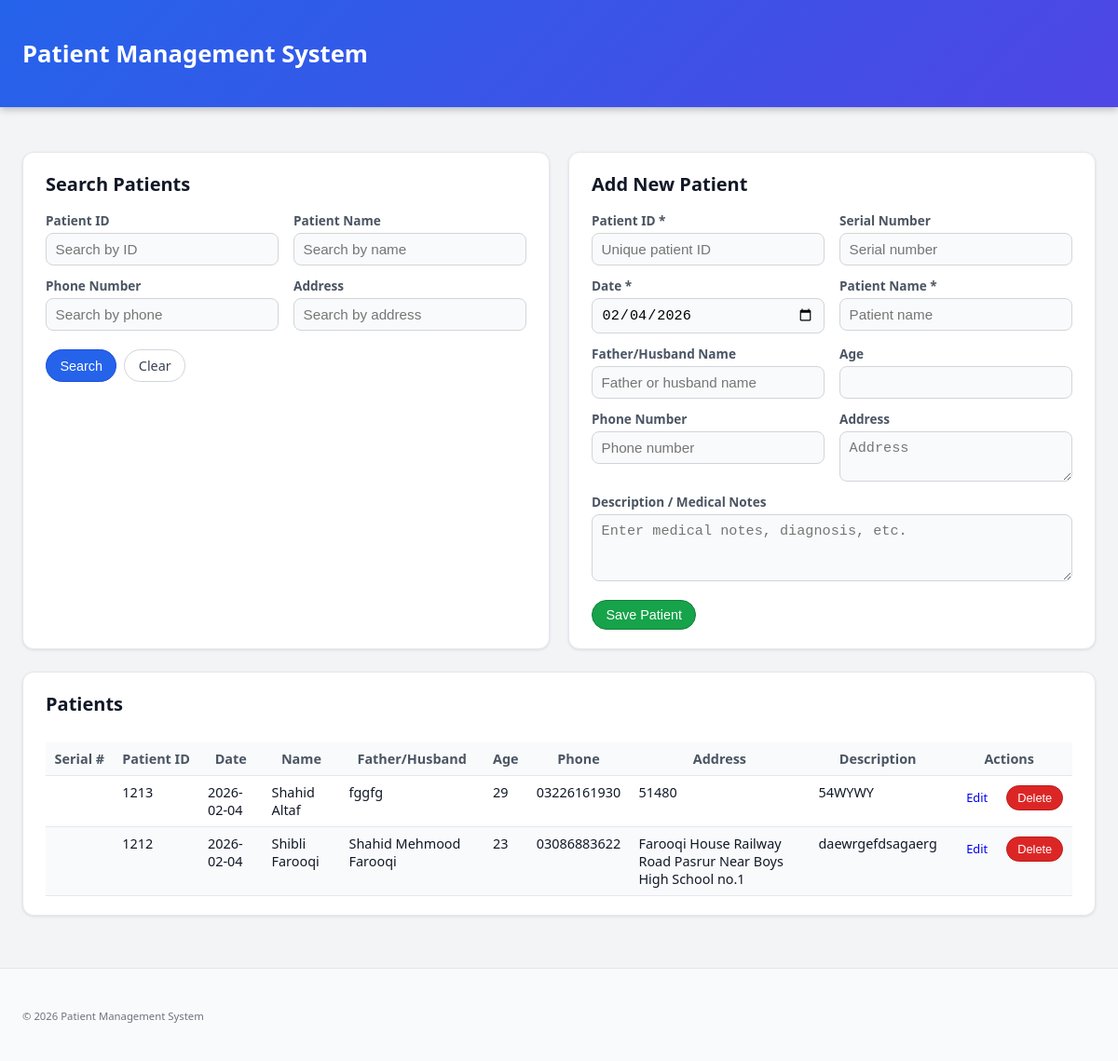
The page / on the database its author committed.
### tables this page shows
CREATE TABLE patients (
            id INTEGER PRIMARY KEY AUTOINCREMENT,
            patient_id TEXT NOT NULL UNIQUE,
            serial_number TEXT,
            visit_date TEXT,
            name TEXT NOT NULL,
            father_or_husband_name TEXT,
            age INTEGER,
            phone TEXT,
            address TEXT,
            description TEXT
        );

### app.py (the view)
@app.route("/", methods=["GET", "POST"])
def index():
    if request.method == "POST" and request.form.get("form_type") == "create":
        return handle_create_patient()
    query_params = {
        "patient_id": request.args.get("patient_id", "").strip(),
        "name": request.args.get("name", "").strip(),
        "phone": request.args.get("phone", "").strip(),
        "address": request.args.get("address", "").strip(),
    }
    conn = get_db_connection()
    cur = conn.cursor()
    sql = "SELECT * FROM patients WHERE 1=1"
    values = []
    if query_params["patient_id"]:
        sql += " AND patient_id LIKE ?"
        values.append(f"%{query_params['patient_id']}%")
    if query_params["name"]:
        sql += " AND name LIKE ?"
        values.append(f"%{query_params['name']}%")
    if query_params["phone"]:
        sql += " AND phone LIKE ?"
        values.append(f"%{query_params['phone']}%")
    if query_params["address"]:
        sql += " AND address LIKE ?"
        values.append(f"%{query_params['address']}%")
    sql += " ORDER BY id DESC"
    cur.execute(sql, values)
    patients = cur.fetchall()
    conn.close()
    return render_template(
        "index.html",
        patients=patients,
        search=query_params,
        today=datetime.today().strftime("%Y-%m-%d"),
    )

### app.py (called while the page is built)
def get_db_connection():
    conn = sqlite3.connect(DB_PATH)
    conn.row_factory = sqlite3.Row
    return conn

### templates/index.html (shortened to what this page needs)
{% extends "base.html" %}
{% block content %}
<section class="card-grid">
  <section class="card">
    <h2>Search Patients</h2>
    <form method="get" class="form-grid">
      <div class="form-field">
        <label for="patient_id">Patient ID</label>
        <input
          type="text"
          id="patient_id"
          name="patient_id"
          value="{{ search.patient_id }}"
          placeholder="Search by ID"
        />
      </div>
      <div class="form-field">
        <label for="name">Patient Name</label>
        <input
          type="text"
          id="name"
          name="name"
          value="{{ search.name }}"
          placeholder="Search by name"
        />
      </div>
      <div class="form-field">
        <label for="phone">Phone Number</label>
        <input
          type="text"
          id="phone"
          name="phone"
          value="{{ search.phone }}"
          placeholder="Search by phone"
        />
      </div>
      <div class="form-field">
        <label for="address">Address</label>
        <input
          type="text"
          id="address"
          name="address"
          value="{{ search.address }}"
          placeholder="Search by address"
        />
      </div>
      <div class="form-actions">
        <button type="submit" class="btn btn-primary">Search</button>
        <a href="{{ url_for('index') }}" class="btn btn-secondary">Clear</a>
      </div>
    </form>
  </section>
  <section class="card">
    <h2>Add New Patient</h2>
    <form method="post" class="form-grid">
      <div class="form-field">
        <label for="patient_id_create">Patient ID *</label>
        <input
          type="text"
          id="patient_id_create"
          name="patient_id"
          required
          placeholder="Unique patient ID"
        />
      </div>
      <div class="form-field">
        <label for="serial_number">Serial Number</label>
        <input
          type="text"
          id="serial_number"
          name="serial_number"
          placeholder="Serial number"
        />
      </div>
      <div class="form-field">
        <label for="visit_date">Date *</label>
        <input
          type="date"
          id="visit_date"
          name="visit_date"
          required
          value="{{ today }}"
        />
      </div>
      <div class="form-field">
        <label for="name_create">Patient Name *</label>
        <input
          type="text"
          id="name_create"
          name="name"
          required
          placeholder="Patient name"
        />
      </div>
      <div class="form-field">
        <label for="father_or_husband_name">Father/Husband Name</label>
        <input
          type="text"
          id="father_or_husband_name"
          name="father_or_husband_name"
          placeholder="Father or husband name"
        />
      </div>
      <div class="form-field">
        <label for="age">Age</label>
        <input type="number" id="age" name="age" min="0" max="150" />
      </div>
      <div class="form-field">
        <label for="phone_create">Phone Number</label>
        <input
          type="text"
          id="phone_create"
          name="phone"
          placeholder="Phone number"
        />
      </div>
      <div class="form-field">
        <label for="address_create">Address</label>
        <textarea
          id="address_create"
          name="address"
          rows="2"
          placeholder="Address"
        ></textarea>
      </div>
      <div class="form-field form-field-full">
        <label for="description">Description / Medical Notes</label>
        <textarea
          id="description"
          name="description"
          rows="3"
          placeholder="Enter medical notes, diagnosis, etc."
        ></textarea>
      </div>
      <div class="form-actions">
        <button type="submit" class="btn btn-success">Save Patient</button>
      </div>
    </form>
  </section>
</section>
<section class="card table-card">
  <h2>Patients</h2>
  {% if patients %}
  <div class="table-wrapper">
    <table class="data-table">
      <thead>
        <tr>
          <th>Serial #</th>
          <th>Patient ID</th>
          <th>Date</th>
          <th>Name</th>
          <th>Father/Husband</th>
          <th>Age</th>
          <th>Phone</th>
          <th>Address</th>
          <th>Description</th>
          <th>Actions</th>
        </tr>
      </thead>
      <tbody>
        {% for p in patients %}
        <tr>
          <td>{{ p.serial_number }}</td>
          <td>{{ p.patient_id }}</td>
          <td>{{ p.visit_date }}</td>
          <td>{{ p.name }}</td>
          <td>{{ p.father_or_husband_name }}</td>
          <td>{{ p.age }}</td>
          <td>{{ p.phone }}</td>
          <td>{{ p.address }}</td>
          <td class="description-cell">{{ p.description }}</td>
          <td class="actions-cell">
            <a
              href="{{ url_for('edit_patient', id=p.id) }}"
              class="btn btn-small"
              >Edit</a
            >
            <form
              method="post"
              action="{{ url_for('delete_patient', id=p.id) }}"
              onsubmit="return confirmDelete(this);"
              class="inline-form"
            >
              <button type="submit" class="btn btn-small btn-danger">
                Delete
              </button>
            </form>
          </td>
        </tr>
        {% endfor %}
      </tbody>
    </table>
  </div>
  {% else %}
  <p class="empty-state">No patients found. Try searching or add a new one.</p>
  {% endif %}
</section>
{% endblock %}

### templates/base.html (shortened to what this page needs)
<!DOCTYPE html>
<html lang="en">
  <head>
    <link
      rel="stylesheet"
      href="{{ url_for('static', filename='styles.css') }}"
    />
  </head>
  <body>
    <header class="app-header">
      <div class="container">
        <h1>Patient Management System</h1>
      </div>
    </header>
    <main class="container">
      {% block content %}{% endblock %}
    </main>
    <footer class="app-footer">
      <div class="container">
        <small>&copy; {{ 2026 }} Patient Management System</small>
      </div>
    </footer>
  </body>
  </html>

### static/styles.css (style rules this page uses)
*, *::before, *::after { box-sizing: border-box; }
body { margin: 0; font-family: system-ui, -apple-system, BlinkMacSystemFont, "Segoe UI", sans-serif; background: #f3f4f6; color: #111827; }
.container { width: 100%; max-width: 1200px; margin: 0 auto; padding: 1.5rem; }
.app-header { background: linear-gradient(135deg, #2563eb, #4f46e5); color: #fff; box-shadow: 0 2px 8px rgba(15, 23, 42, 0.3); }
.app-header h1 { margin: 0; padding: 1rem 0; font-size: 1.6rem; }
.app-footer { margin-top: 2rem; padding: 1rem 0; border-top: 1px solid #e5e7eb; color: #6b7280; font-size: 0.85rem; background: #f9fafb; }
.card-grid { display: grid; grid-template-columns: repeat(auto-fit, minmax(320px, 1fr)); gap: 1.25rem; margin-top: 1.5rem; }
.card { background: #ffffff; border-radius: 0.75rem; padding: 1.25rem 1.5rem; box-shadow: 0 1px 3px rgba(15, 23, 42, 0.1); border: 1px solid #e5e7eb; }
.card h2 { margin: 0 0 1rem; font-size: 1.25rem; color: #111827; }
.form-grid { display: grid; grid-template-columns: repeat(auto-fit, minmax(220px, 1fr)); gap: 0.75rem 1rem; }
.form-field { display: flex; flex-direction: column; gap: 0.25rem; }
.form-field-full { grid-column: 1 / -1; }
label { font-size: 0.85rem; font-weight: 600; color: #4b5563; }
input[type="text"], input[type="number"], input[type="date"], textarea { padding: 0.5rem 0.6rem; border-radius: 0.5rem; border: 1px solid #d1d5db; font-size: 0.95rem; transition: border-color 0.15s ease, box-shadow 0.15s ease; background: #f9fafb; }
textarea { resize: vertical; }
.form-actions { grid-column: 1 / -1; display: flex; gap: 0.5rem; margin-top: 0.5rem; }
.btn { display: inline-flex; align-items: center; justify-content: center; padding: 0.45rem 0.9rem; border-radius: 999px; border: 1px solid transparent; font-size: 0.9rem; font-weight: 500; cursor: pointer; text-decoration: none; transition: background-color 0.15s ease, color 0.15s ease, box-shadow 0.15s ease, border-color 0.15s ease; }
.btn-primary { background: #2563eb; color: #ffffff; border-color: #1d4ed8; }
.btn-secondary { background: #ffffff; color: #374151; border-color: #d1d5db; }
.btn-success { background: #16a34a; color: #ffffff; border-color: #15803d; }
.btn-danger { background: #dc2626; color: #ffffff; border-color: #b91c1c; }
.btn-small { padding: 0.3rem 0.7rem; font-size: 0.8rem; }
.table-card { margin-top: 1.5rem; }
.table-wrapper { overflow-x: auto; }
.data-table { width: 100%; border-collapse: collapse; font-size: 0.9rem; margin-top: 0.75rem; }
.data-table th, .data-table td { padding: 0.5rem 0.6rem; border-bottom: 1px solid #e5e7eb; vertical-align: top; }
.data-table thead th { background: #f9fafb; font-weight: 600; color: #4b5563; white-space: nowrap; }
.data-table tbody tr:nth-child(even) { background: #f9fafb; }
.description-cell { max-width: 260px; white-space: pre-wrap; word-wrap: break-word; }
.actions-cell { white-space: nowrap; }
.inline-form { display: inline-block; margin-left: 0.25rem; }

### rows shown on the page
patients: patient_id "1213", visit_date "2026-02-04", name "Shahid Altaf", father_or_husband_name "fggfg", age "29", phone "03226161930", address "51480", description "54WYWY"
patients: patient_id "1212", visit_date "2026-02-04", name "Shibli Farooqi", father_or_husband_name "Shahid Mehmood Farooqi", age "23", phone "03086883622", address "Farooqi House Railway Road Pasrur Near Boys High School no.1", description "daewrgefdsagaerg"

### other values the page prints
{{ 2026 }} "2026"
